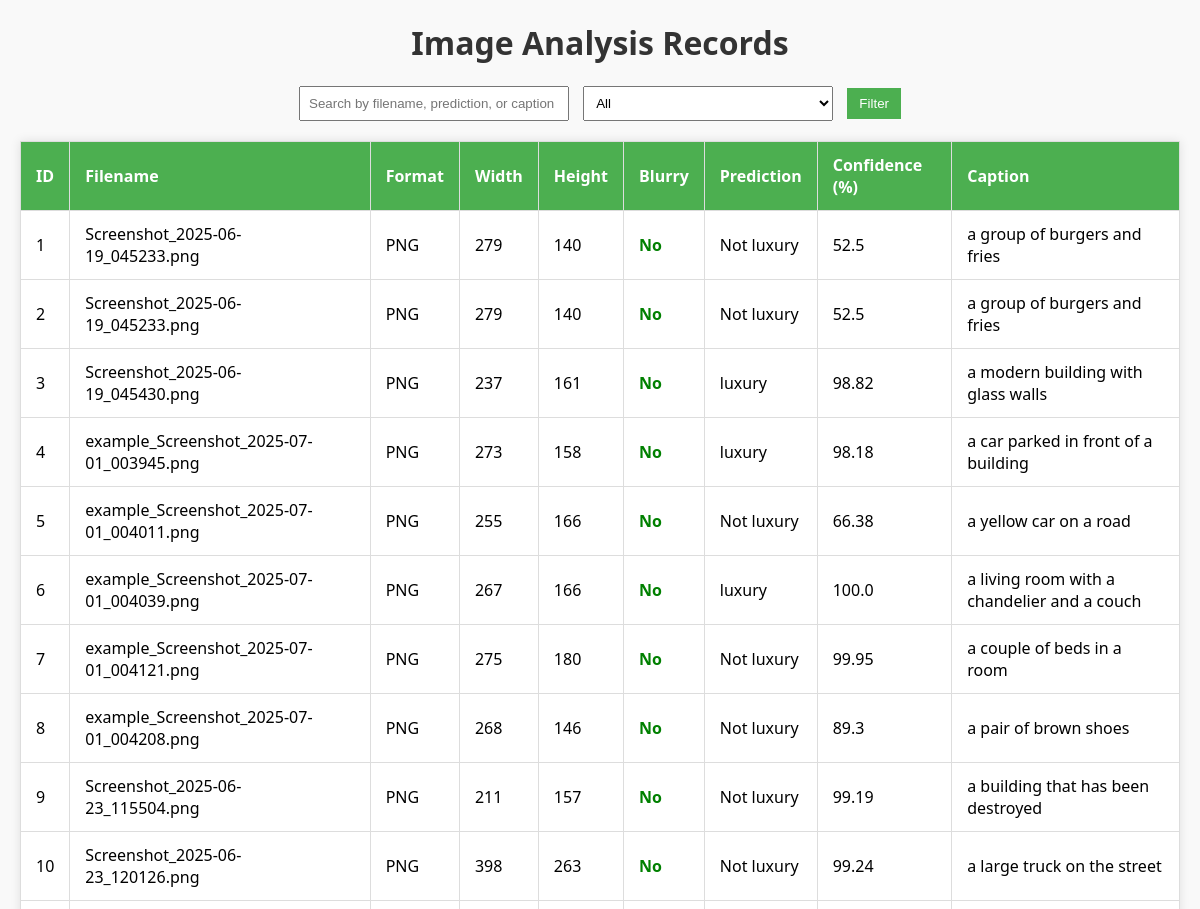
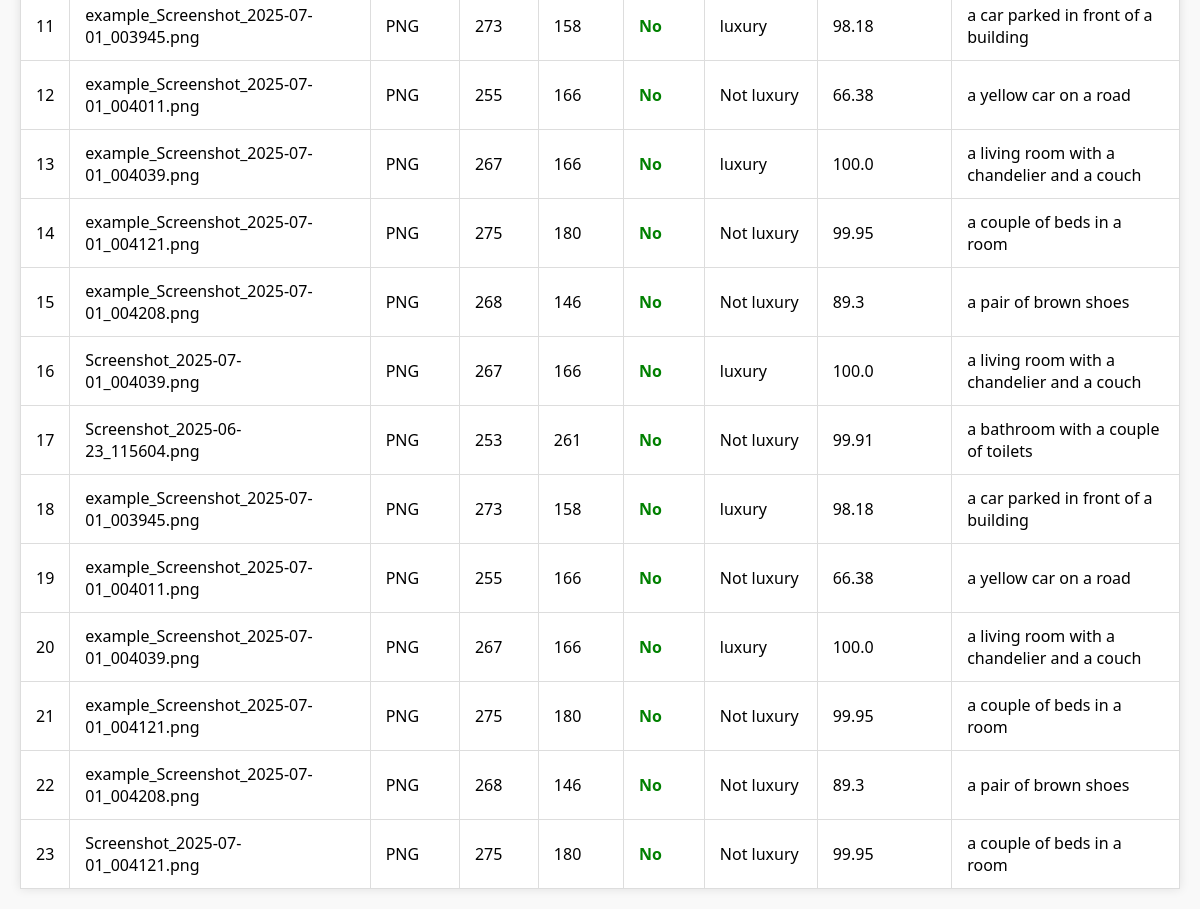
Page /records on the committed database (2 pictures, top to bottom).
### app.py (models this page shows)
class ImageAnalysis(db.Model):
    id = db.Column(db.Integer, primary_key=True)
    filename = db.Column(db.String(100), nullable=False)
    format = db.Column(db.String(20))
    width = db.Column(db.Integer)
    height = db.Column(db.Integer)
    blurry = db.Column(db.String(10))
    prediction = db.Column(db.String(20))
    confidence = db.Column(db.Float)
    caption = db.Column(db.Text)
    feedback = db.Column(db.Text)

### app.py (the view, shortened to what this page needs)
@app.route('/records')
def records():
    search_query = request.args.get('search', '').strip().lower()
    filter_blurry = request.args.get('blurry', '')
    query = ImageAnalysis.query
    if filter_blurry in ['Yes', 'No']:
        query = query.filter_by(blurry=filter_blurry)
    all_records = query.all()
    return render_template('records.html', records=all_records, search=search_query, blurry_filter=filter_blurry)

### templates/records.html (shortened to what this page needs)
<!DOCTYPE html>
<html>
<head>
</head>
<body>
    <h1>Image Analysis Records</h1>
    <form method="get" action="/records">
        <input type="text" name="search" placeholder="Search by filename, prediction, or caption" value="{{ search }}">
        <select name="blurry">
            <option value="">All</option>
        </select>
        <button type="submit">Filter</button>
    </form>
    <table>
        <thead>
            <tr>
                <th>ID</th>
                <th>Filename</th>
                <th>Format</th>
                <th>Width</th>
                <th>Height</th>
                <th>Blurry</th>
                <th>Prediction</th>
                <th>Confidence (%)</th>
                <th>Caption</th>
            </tr>
        </thead>
        <tbody>
            {% for record in records %}
            <tr>
                <td>{{ record.id }}</td>
                <td>{{ record.filename }}</td>
                <td>{{ record.format }}</td>
                <td>{{ record.width }}</td>
                <td>{{ record.height }}</td>
                <td class="{{ 'blurry-yes' if record.blurry == 'Yes' else 'blurry-no' }}">{{ record.blurry }}</td>
                <td>{{ record.prediction }}</td>
                <td>{{ record.confidence }}</td>
                <td>{{ record.caption }}</td>
            </tr>
            {% endfor %}
        </tbody>
    </table>
</body>
</html>

### templates/records.html (style rules this page uses)
body { font-family: 'Segoe UI', Tahoma, Geneva, Verdana, sans-serif; background-color: #f9f9f9; margin: 20px; }
h1 { text-align: center; color: #333; }
form { text-align: center; margin-bottom: 20px; }
input[type="text"], select { padding: 8px; margin-right: 10px; width: 250px; max-width: 90%; }
button { padding: 8px 12px; background-color: #4CAF50; color: white; border: none; cursor: pointer; }
table { width: 100%; border-collapse: collapse; background-color: #fff; box-shadow: 0 0 10px rgba(0,0,0,0.1); }
th, td { padding: 12px 15px; border: 1px solid #ddd; text-align: left; }
th { background-color: #4CAF50; color: white; }
.blurry-no { color: green; font-weight: bold; }

### rows in the picture
ImageAnalysis: id "1", filename "Screenshot_2025-06-19_045233.png", format "PNG", width "279", height "140", blurry "No", prediction "Not luxury", confidence "52.5", caption "a group of burgers and fries"
ImageAnalysis: id "2", filename "Screenshot_2025-06-19_045233.png", format "PNG", width "279", height "140", blurry "No", prediction "Not luxury", confidence "52.5", caption "a group of burgers and fries"
ImageAnalysis: id "3", filename "Screenshot_2025-06-19_045430.png", format "PNG", width "237", height "161", blurry "No", prediction "luxury", confidence "98.82", caption "a modern building with glass walls"
ImageAnalysis: id "4", filename "example_Screenshot_2025-07-01_003945.png", format "PNG", width "273", height "158", blurry "No", prediction "luxury", confidence "98.18", caption "a car parked in front of a building"
ImageAnalysis: id "5", filename "example_Screenshot_2025-07-01_004011.png", format "PNG", width "255", height "166", blurry "No", prediction "Not luxury", confidence "66.38", caption "a yellow car on a road"
ImageAnalysis: id "6", filename "example_Screenshot_2025-07-01_004039.png", format "PNG", width "267", height "166", blurry "No", prediction "luxury", confidence "100.0", caption "a living room with a chandelier and a couch"
ImageAnalysis: id "7", filename "example_Screenshot_2025-07-01_004121.png", format "PNG", width "275", height "180", blurry "No", prediction "Not luxury", confidence "99.95", caption "a couple of beds in a room"
ImageAnalysis: id "8", filename "example_Screenshot_2025-07-01_004208.png", format "PNG", width "268", height "146", blurry "No", prediction "Not luxury", confidence "89.3", caption "a pair of brown shoes"
ImageAnalysis: id "9", filename "Screenshot_2025-06-23_115504.png", format "PNG", width "211", height "157", blurry "No", prediction "Not luxury", confidence "99.19", caption "a building that has been destroyed"
ImageAnalysis: id "10", filename "Screenshot_2025-06-23_120126.png", format "PNG", width "398", height "263", blurry "No", prediction "Not luxury", confidence "99.24", caption "a large truck on the street"
ImageAnalysis: id "11", filename "example_Screenshot_2025-07-01_003945.png", format "PNG", width "273", height "158", blurry "No", prediction "luxury", confidence "98.18", caption "a car parked in front of a building"
ImageAnalysis: id "12", filename "example_Screenshot_2025-07-01_004011.png", format "PNG", width "255", height "166", blurry "No", prediction "Not luxury", confidence "66.38", caption "a yellow car on a road"
ImageAnalysis: id "13", filename "example_Screenshot_2025-07-01_004039.png", format "PNG", width "267", height "166", blurry "No", prediction "luxury", confidence "100.0", caption "a living room with a chandelier and a couch"
ImageAnalysis: id "14", filename "example_Screenshot_2025-07-01_004121.png", format "PNG", width "275", height "180", blurry "No", prediction "Not luxury", confidence "99.95", caption "a couple of beds in a room"
ImageAnalysis: id "15", filename "example_Screenshot_2025-07-01_004208.png", format "PNG", width "268", height "146", blurry "No", prediction "Not luxury", confidence "89.3", caption "a pair of brown shoes"
ImageAnalysis: id "16", filename "Screenshot_2025-07-01_004039.png", format "PNG", width "267", height "166", blurry "No", prediction "luxury", confidence "100.0", caption "a living room with a chandelier and a couch"
ImageAnalysis: id "17", filename "Screenshot_2025-06-23_115604.png", format "PNG", width "253", height "261", blurry "No", prediction "Not luxury", confidence "99.91", caption "a bathroom with a couple of toilets"
ImageAnalysis: id "18", filename "example_Screenshot_2025-07-01_003945.png", format "PNG", width "273", height "158", blurry "No", prediction "luxury", confidence "98.18", caption "a car parked in front of a building"
ImageAnalysis: id "19", filename "example_Screenshot_2025-07-01_004011.png", format "PNG", width "255", height "166", blurry "No", prediction "Not luxury", confidence "66.38", caption "a yellow car on a road"
ImageAnalysis: id "20", filename "example_Screenshot_2025-07-01_004039.png", format "PNG", width "267", height "166", blurry "No", prediction "luxury", confidence "100.0", caption "a living room with a chandelier and a couch"
ImageAnalysis: id "21", filename "example_Screenshot_2025-07-01_004121.png", format "PNG", width "275", height "180", blurry "No", prediction "Not luxury", confidence "99.95", caption "a couple of beds in a room"
ImageAnalysis: id "22", filename "example_Screenshot_2025-07-01_004208.png", format "PNG", width "268", height "146", blurry "No", prediction "Not luxury", confidence "89.3", caption "a pair of brown shoes"
ImageAnalysis: id "23", filename "Screenshot_2025-07-01_004121.png", format "PNG", width "275", height "180", blurry "No", prediction "Not luxury", confidence "99.95", caption "a couple of beds in a room"
